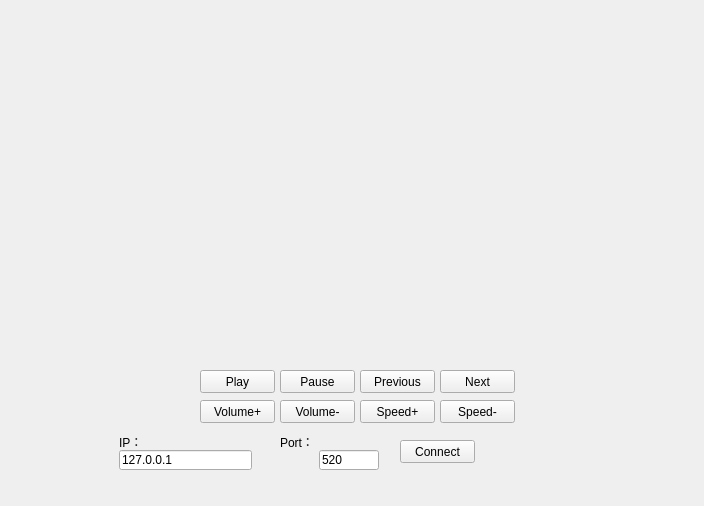
<?xml version="1.0" encoding="UTF-8"?>
<ui version="4.0">
 <class>MainWidget</class>
 <widget class="QWidget" name="MainWidget">
  <property name="geometry">
   <rect>
    <x>0</x>
    <y>0</y>
    <width>704</width>
    <height>506</height>
   </rect>
  </property>
  <property name="windowTitle">
   <string>MainWidget</string>
  </property>
  <widget class="QPushButton" name="pushConnect">
   <property name="geometry">
    <rect>
     <x>400</x>
     <y>440</y>
     <width>75</width>
     <height>23</height>
    </rect>
   </property>
   <property name="text">
    <string>Connect</string>
   </property>
  </widget>
  <widget class="QLineEdit" name="txtIp">
   <property name="geometry">
    <rect>
     <x>119</x>
     <y>450</y>
     <width>133</width>
     <height>20</height>
    </rect>
   </property>
   <property name="sizePolicy">
    <sizepolicy hsizetype="Preferred" vsizetype="Fixed">
     <horstretch>0</horstretch>
     <verstretch>0</verstretch>
    </sizepolicy>
   </property>
   <property name="text">
    <string>127.0.0.1</string>
   </property>
   <property name="echoMode">
    <enum>QLineEdit::Normal</enum>
   </property>
  </widget>
  <widget class="QLineEdit" name="txtPort">
   <property name="geometry">
    <rect>
     <x>319</x>
     <y>450</y>
     <width>60</width>
     <height>20</height>
    </rect>
   </property>
   <property name="sizePolicy">
    <sizepolicy hsizetype="Ignored" vsizetype="Fixed">
     <horstretch>0</horstretch>
     <verstretch>0</verstretch>
    </sizepolicy>
   </property>
   <property name="minimumSize">
    <size>
     <width>60</width>
     <height>0</height>
    </size>
   </property>
   <property name="maximumSize">
    <size>
     <width>60</width>
     <height>16777215</height>
    </size>
   </property>
   <property name="text">
    <string>520</string>
   </property>
  </widget>
  <widget class="QLabel" name="label_2">
   <property name="geometry">
    <rect>
     <x>119</x>
     <y>430</y>
     <width>155</width>
     <height>23</height>
    </rect>
   </property>
   <property name="text">
    <string>IP：</string>
   </property>
  </widget>
  <widget class="QLabel" name="label_3">
   <property name="geometry">
    <rect>
     <x>280</x>
     <y>430</y>
     <width>155</width>
     <height>23</height>
    </rect>
   </property>
   <property name="text">
    <string>Port：</string>
   </property>
  </widget>
  <widget class="QPushButton" name="pushButton_a">
   <property name="geometry">
    <rect>
     <x>200</x>
     <y>370</y>
     <width>75</width>
     <height>23</height>
    </rect>
   </property>
   <property name="text">
    <string>Play</string>
   </property>
  </widget>
  <widget class="QPushButton" name="pushButton_b">
   <property name="geometry">
    <rect>
     <x>280</x>
     <y>370</y>
     <width>75</width>
     <height>23</height>
    </rect>
   </property>
   <property name="text">
    <string>Pause</string>
   </property>
  </widget>
  <widget class="QPushButton" name="pushButton_c">
   <property name="geometry">
    <rect>
     <x>360</x>
     <y>370</y>
     <width>75</width>
     <height>23</height>
    </rect>
   </property>
   <property name="text">
    <string>Previous</string>
   </property>
  </widget>
  <widget class="QPushButton" name="pushButton_d">
   <property name="geometry">
    <rect>
     <x>440</x>
     <y>370</y>
     <width>75</width>
     <height>23</height>
    </rect>
   </property>
   <property name="text">
    <string>Next</string>
   </property>
  </widget>
  <widget class="QPushButton" name="pushButton_e">
   <property name="geometry">
    <rect>
     <x>200</x>
     <y>400</y>
     <width>75</width>
     <height>23</height>
    </rect>
   </property>
   <property name="text">
    <string>Volume+</string>
   </property>
  </widget>
  <widget class="QPushButton" name="pushButton_f">
   <property name="geometry">
    <rect>
     <x>280</x>
     <y>400</y>
     <width>75</width>
     <height>23</height>
    </rect>
   </property>
   <property name="text">
    <string>Volume-</string>
   </property>
  </widget>
  <widget class="QPushButton" name="pushButton_h">
   <property name="geometry">
    <rect>
     <x>440</x>
     <y>400</y>
     <width>75</width>
     <height>23</height>
    </rect>
   </property>
   <property name="text">
    <string>Speed-</string>
   </property>
  </widget>
  <widget class="QPushButton" name="pushButton_g">
   <property name="geometry">
    <rect>
     <x>360</x>
     <y>400</y>
     <width>75</width>
     <height>23</height>
    </rect>
   </property>
   <property name="text">
    <string>Speed+</string>
   </property>
  </widget>
 </widget>
 <layoutdefault spacing="6" margin="11"/>
 <resources/>
 <connections/>
</ui>
